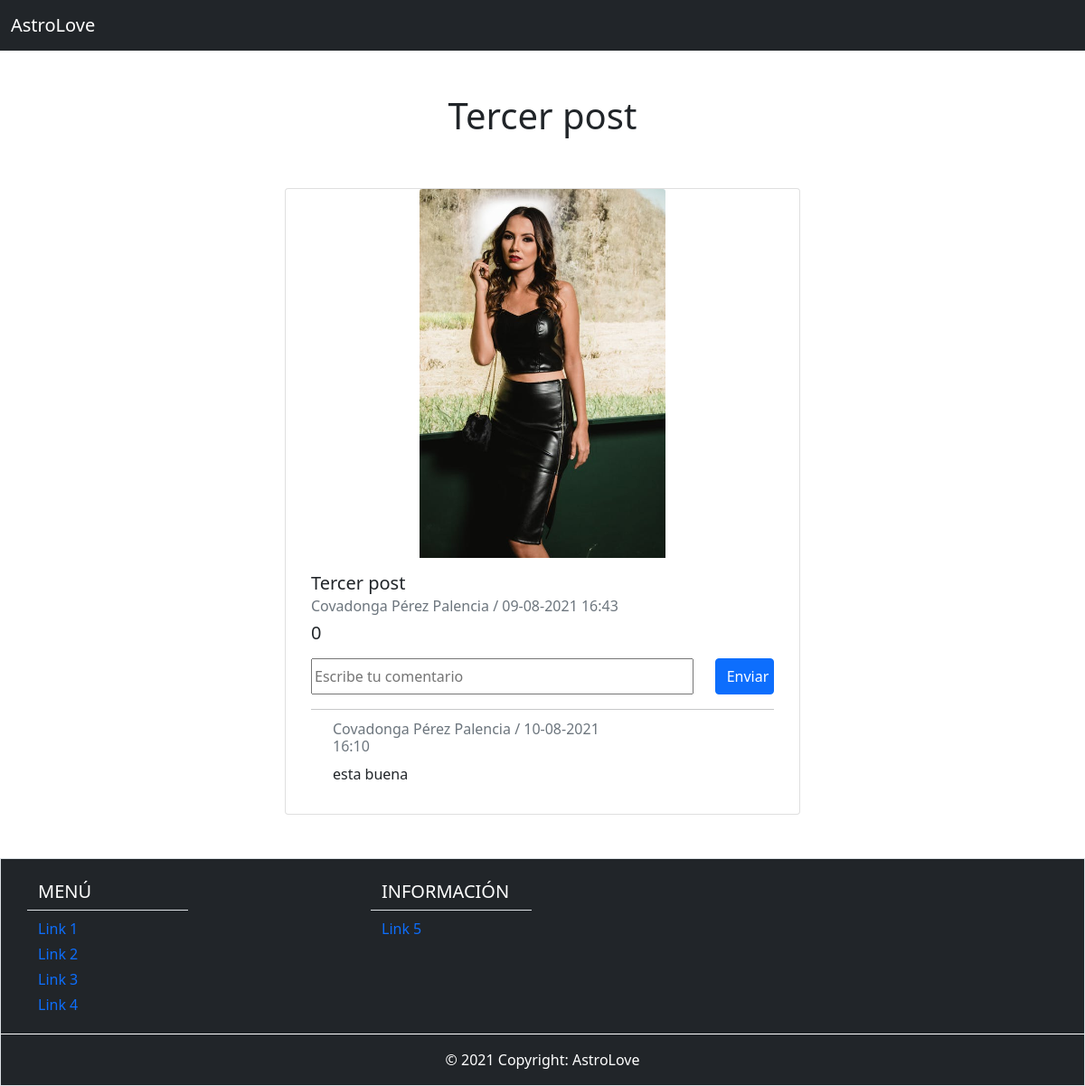
The page /posts/show/3/ (signed in) on the database its author committed.
### main/models.py (models this page shows, shortened)
class Post(models.Model):
    date =  models.DateTimeField()
    title = models.CharField(max_length=30)
    photo = models.ImageField(upload_to="static/post/")
    creator = models.ForeignKey(Usuario, on_delete=models.CASCADE)

class Usuario(models.Model):
    address = models.CharField(max_length=250)
    city = models.CharField(max_length=50)
    isDeleted = models.BooleanField()
    profilePicUrl = models.ImageField(upload_to="static/fotos_perfil/", blank=True)
    photo = models.CharField(max_length=550)
    isAccountNonExpired = models.BooleanField(default=False)
    isEnabled = models.BooleanField(default=False)
    isPro = models.BooleanField(default=False)
    user = models.OneToOneField(User, on_delete=models.CASCADE, default=None)
    def nombreCompleto(self):
        return self.user.first_name + " " + self.user.last_name

class Comment(models.Model):
    content = models.CharField(max_length=550)
    time = models.DateTimeField()
    creator = models.ForeignKey(Usuario, on_delete=models.CASCADE)
    post = models.ForeignKey(Post, on_delete=models.CASCADE)

### main/views.py (the view, shortened to what this page needs)
# urls.py: path('posts/show/<int:id>/', views.show_post),
@login_required
def show_post(request, id):
    post = Post.objects.get(id=id)
    likes = len(Like.objects.filter(post=post))
    comments = Comment.objects.filter(post=post).order_by('-time')
    form = CreateCommentForm()
    return render(request, 'showPost.html', {'post':post, 'likes':likes, 'comments':comments, 'form':form})

### main/forms.py
class CreateCommentForm(forms.Form):
    content = forms.CharField(widget=forms.TextInput(attrs={'placeholder': 'Escribe tu comentario'}))

### main/templates/showPost.html (shortened to what this page needs)
{% extends 'header_logged.html' %}
{% block contenido %}
<div class="container my-5">
    <div class="row text-center my-3">
        <h1>{{post.title}}</h1>
    </div>
    <div class="row justify-content-center my-5">
        <div class="card w-50">
            <img class="card-img-top w-50 img-fluid mx-auto"
                src="http://127.0.0.1:8000/{{post.photo}}"
                alt="Card image cap">
            <div class="card-body text-justify">
                <h5 class="card-title">{{post.title}}</h5>
                <h6 class="card-subtitle mb-2 text-muted">{{post.creator.nombreCompleto}}
                    / {{post.date | date:'d-m-Y H:i'}}</h6>
                <h5 class="">
                    {{likes}}</h5>
                <form id='form' method='post' class="w-100">
                    <div class="row my-3">
                        {% for field in form %}
                        <div class="col-10">
                            {{ field }}
                        </div>
                        {% endfor %}
                        <div class="col-2">
                            <input type='submit' class="btn btn-outline
                                btn-primary"
                                value='Enviar'/>
                        </div>
                    </div>
                </form>
                {% for comment in comments %}
                <hr class="w-100">
                <div class="row">
                    <div class="col-4" style="background:
                        url(http://127.0.0.1:8000/{{post.creator.profilePicUrl}})
                        50% 50% no-repeat; /* 50% 50% centers image in div */
                        width: 20px;
                        height: 20px;
                        background-size: cover;">
                    </div>
                    <div class="col-8">
                        <h6 class="card-subtitle mb-2 text-muted">{{post.creator.nombreCompleto}}
                            / {{comment.time | date:'d-m-Y H:i'}}</h6>
                    </div>
                </div>
                <div class="row">
                    <p class="mx-4">{{comment.content}}</p>
                </div>
                {% endfor %}
            </div>
        </div>
    </div>
</div>
{% endblock %}

### main/templates/showPost.html (style rules this page uses)
input { width: 100%; height: 2.5rem; }

### rows shown on the page
Post: title "Tercer post", photo (picture), creator.nombreCompleto "Covadonga Pérez Palencia", date "09-08-2021 16:43"
Comment: time "10-08-2021 16:10", content "esta buena"

### other values the page prints
{{ likes }} "0"
